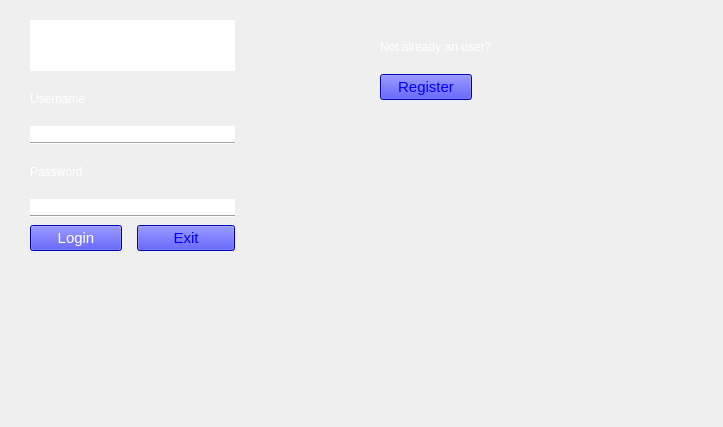
<?xml version="1.0" encoding="UTF-8"?>
<ui version="4.0">
 <class>login</class>
 <widget class="QMainWindow" name="login">
  <property name="geometry">
   <rect>
    <x>0</x>
    <y>0</y>
    <width>723</width>
    <height>427</height>
   </rect>
  </property>
  <property name="palette">
   <palette>
    <active/>
    <inactive/>
    <disabled/>
   </palette>
  </property>
  <property name="windowTitle">
   <string>login</string>
  </property>
  <property name="styleSheet">
   <string notr="true">background-image: url(:/Files/elion-jashari-ByJvnMS3emY-unsplash2.jpg);</string>
  </property>
  <widget class="QWidget" name="centralwidget">
   <widget class="QWidget" name="verticalLayoutWidget">
    <property name="geometry">
     <rect>
      <x>30</x>
      <y>20</y>
      <width>205</width>
      <height>231</height>
     </rect>
    </property>
    <layout class="QVBoxLayout" name="verticalLayout_2">
     <property name="spacing">
      <number>0</number>
     </property>
     <property name="bottomMargin">
      <number>0</number>
     </property>
     <item>
      <widget class="QLineEdit" name="lineEdit_3">
       <property name="palette">
        <palette>
         <active>
          <colorrole role="WindowText">
           <brush brushstyle="SolidPattern">
            <color alpha="255">
             <red>255</red>
             <green>255</green>
             <blue>255</blue>
            </color>
           </brush>
          </colorrole>
          <colorrole role="Text">
           <brush brushstyle="SolidPattern">
            <color alpha="255">
             <red>255</red>
             <green>255</green>
             <blue>255</blue>
            </color>
           </brush>
          </colorrole>
         </active>
         <inactive>
          <colorrole role="WindowText">
           <brush brushstyle="SolidPattern">
            <color alpha="255">
             <red>255</red>
             <green>255</green>
             <blue>255</blue>
            </color>
           </brush>
          </colorrole>
          <colorrole role="Text">
           <brush brushstyle="SolidPattern">
            <color alpha="255">
             <red>255</red>
             <green>255</green>
             <blue>255</blue>
            </color>
           </brush>
          </colorrole>
         </inactive>
         <disabled/>
        </palette>
       </property>
       <property name="font">
        <font>
         <pointsize>29</pointsize>
        </font>
       </property>
       <property name="text">
        <string>Login</string>
       </property>
       <property name="frame">
        <bool>false</bool>
       </property>
       <property name="readOnly">
        <bool>true</bool>
       </property>
      </widget>
     </item>
     <item>
      <widget class="QLabel" name="label_2">
       <property name="palette">
        <palette>
         <active>
          <colorrole role="WindowText">
           <brush brushstyle="SolidPattern">
            <color alpha="255">
             <red>255</red>
             <green>255</green>
             <blue>255</blue>
            </color>
           </brush>
          </colorrole>
         </active>
         <inactive>
          <colorrole role="WindowText">
           <brush brushstyle="SolidPattern">
            <color alpha="255">
             <red>255</red>
             <green>255</green>
             <blue>255</blue>
            </color>
           </brush>
          </colorrole>
         </inactive>
         <disabled/>
        </palette>
       </property>
       <property name="text">
        <string>Username</string>
       </property>
      </widget>
     </item>
     <item>
      <widget class="QLineEdit" name="lineEdit">
       <property name="palette">
        <palette>
         <active>
          <colorrole role="WindowText">
           <brush brushstyle="SolidPattern">
            <color alpha="255">
             <red>255</red>
             <green>255</green>
             <blue>255</blue>
            </color>
           </brush>
          </colorrole>
          <colorrole role="Text">
           <brush brushstyle="SolidPattern">
            <color alpha="255">
             <red>255</red>
             <green>255</green>
             <blue>255</blue>
            </color>
           </brush>
          </colorrole>
          <colorrole role="ButtonText">
           <brush brushstyle="SolidPattern">
            <color alpha="255">
             <red>255</red>
             <green>255</green>
             <blue>255</blue>
            </color>
           </brush>
          </colorrole>
          <colorrole role="PlaceholderText">
           <brush brushstyle="SolidPattern">
            <color alpha="128">
             <red>255</red>
             <green>255</green>
             <blue>255</blue>
            </color>
           </brush>
          </colorrole>
         </active>
         <inactive>
          <colorrole role="WindowText">
           <brush brushstyle="SolidPattern">
            <color alpha="255">
             <red>255</red>
             <green>255</green>
             <blue>255</blue>
            </color>
           </brush>
          </colorrole>
          <colorrole role="Text">
           <brush brushstyle="SolidPattern">
            <color alpha="255">
             <red>255</red>
             <green>255</green>
             <blue>255</blue>
            </color>
           </brush>
          </colorrole>
          <colorrole role="ButtonText">
           <brush brushstyle="SolidPattern">
            <color alpha="255">
             <red>255</red>
             <green>255</green>
             <blue>255</blue>
            </color>
           </brush>
          </colorrole>
          <colorrole role="PlaceholderText">
           <brush brushstyle="SolidPattern">
            <color alpha="128">
             <red>255</red>
             <green>255</green>
             <blue>255</blue>
            </color>
           </brush>
          </colorrole>
         </inactive>
         <disabled>
          <colorrole role="WindowText">
           <brush brushstyle="SolidPattern">
            <color alpha="255">
             <red>255</red>
             <green>255</green>
             <blue>255</blue>
            </color>
           </brush>
          </colorrole>
          <colorrole role="Text">
           <brush brushstyle="SolidPattern">
            <color alpha="255">
             <red>255</red>
             <green>255</green>
             <blue>255</blue>
            </color>
           </brush>
          </colorrole>
          <colorrole role="ButtonText">
           <brush brushstyle="SolidPattern">
            <color alpha="255">
             <red>255</red>
             <green>255</green>
             <blue>255</blue>
            </color>
           </brush>
          </colorrole>
          <colorrole role="PlaceholderText">
           <brush brushstyle="SolidPattern">
            <color alpha="128">
             <red>255</red>
             <green>255</green>
             <blue>255</blue>
            </color>
           </brush>
          </colorrole>
         </disabled>
        </palette>
       </property>
       <property name="styleSheet">
        <string notr="true">color: rgb(255, 255, 255);</string>
       </property>
       <property name="frame">
        <bool>false</bool>
       </property>
      </widget>
     </item>
     <item>
      <widget class="Line" name="line">
       <property name="orientation">
        <enum>Qt::Horizontal</enum>
       </property>
      </widget>
     </item>
     <item>
      <widget class="QLabel" name="label_3">
       <property name="palette">
        <palette>
         <active>
          <colorrole role="WindowText">
           <brush brushstyle="SolidPattern">
            <color alpha="255">
             <red>255</red>
             <green>255</green>
             <blue>255</blue>
            </color>
           </brush>
          </colorrole>
         </active>
         <inactive>
          <colorrole role="WindowText">
           <brush brushstyle="SolidPattern">
            <color alpha="255">
             <red>255</red>
             <green>255</green>
             <blue>255</blue>
            </color>
           </brush>
          </colorrole>
         </inactive>
         <disabled/>
        </palette>
       </property>
       <property name="text">
        <string>Password</string>
       </property>
      </widget>
     </item>
     <item>
      <widget class="QLineEdit" name="lineEdit_2">
       <property name="styleSheet">
        <string notr="true">color: rgb(255, 255, 255);</string>
       </property>
       <property name="frame">
        <bool>false</bool>
       </property>
      </widget>
     </item>
     <item>
      <widget class="Line" name="line_2">
       <property name="orientation">
        <enum>Qt::Horizontal</enum>
       </property>
      </widget>
     </item>
     <item>
      <layout class="QHBoxLayout" name="horizontalLayout">
       <property name="spacing">
        <number>15</number>
       </property>
       <property name="topMargin">
        <number>7</number>
       </property>
       <property name="rightMargin">
        <number>0</number>
       </property>
       <item>
        <widget class="QPushButton" name="pushButton">
         <property name="maximumSize">
          <size>
           <width>92</width>
           <height>16777215</height>
          </size>
         </property>
         <property name="font">
          <font>
           <pointsize>11</pointsize>
          </font>
         </property>
         <property name="styleSheet">
          <string notr="true">color: rgb(255, 255, 255);
background-color: rgb(0, 0, 255);
background-image: url(:/Files/0-0-255.jpg);</string>
         </property>
         <property name="text">
          <string>Login</string>
         </property>
        </widget>
       </item>
       <item>
        <widget class="QPushButton" name="pushButton_2">
         <property name="font">
          <font>
           <pointsize>11</pointsize>
          </font>
         </property>
         <property name="styleSheet">
          <string notr="true">color: rgb(0, 0, 255);
background-color: rgb(0, 0, 255);</string>
         </property>
         <property name="text">
          <string>Exit</string>
         </property>
        </widget>
       </item>
      </layout>
     </item>
    </layout>
   </widget>
   <widget class="QWidget" name="verticalLayoutWidget_2">
    <property name="geometry">
     <rect>
      <x>380</x>
      <y>20</y>
      <width>160</width>
      <height>80</height>
     </rect>
    </property>
    <layout class="QVBoxLayout" name="verticalLayout">
     <property name="spacing">
      <number>0</number>
     </property>
     <item>
      <widget class="QLabel" name="label">
       <property name="palette">
        <palette>
         <active>
          <colorrole role="WindowText">
           <brush brushstyle="SolidPattern">
            <color alpha="255">
             <red>255</red>
             <green>255</green>
             <blue>255</blue>
            </color>
           </brush>
          </colorrole>
         </active>
         <inactive>
          <colorrole role="WindowText">
           <brush brushstyle="SolidPattern">
            <color alpha="255">
             <red>255</red>
             <green>255</green>
             <blue>255</blue>
            </color>
           </brush>
          </colorrole>
         </inactive>
         <disabled/>
        </palette>
       </property>
       <property name="text">
        <string>Not already an user?</string>
       </property>
      </widget>
     </item>
     <item>
      <widget class="QPushButton" name="pushButton_3">
       <property name="maximumSize">
        <size>
         <width>92</width>
         <height>16777215</height>
        </size>
       </property>
       <property name="font">
        <font>
         <pointsize>11</pointsize>
        </font>
       </property>
       <property name="styleSheet">
        <string notr="true">color: rgb(0, 0, 255);
background-color: rgb(0, 0, 255);</string>
       </property>
       <property name="text">
        <string>Register</string>
       </property>
      </widget>
     </item>
    </layout>
   </widget>
  </widget>
 </widget>
 <resources/>
 <connections/>
</ui>
